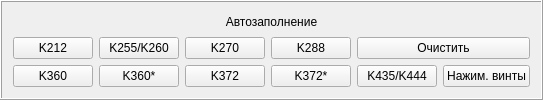
           <widget class="QFrame" name="frame_autofill">
            <property name="frameShape">
             <enum>QFrame::Box</enum>
            </property>
            <property name="frameShadow">
             <enum>QFrame::Raised</enum>
            </property>
            <layout class="QGridLayout" name="gridLayout_2">
             <item row="2" column="3">
              <widget class="QPushButton" name="K372_UPRAIS_btn">
               <property name="toolTip">
                <string>Прошивка с увеличением диаметра гильзы относительно диаметра заготовки</string>
               </property>
               <property name="text">
                <string>K372*</string>
               </property>
              </widget>
             </item>
             <item row="2" column="1">
              <widget class="QPushButton" name="K360_UPRAIS_btn">
               <property name="toolTip">
                <string>Прошивка с увеличением диаметра гильзы относительно диаметра заготовки</string>
               </property>
               <property name="text">
                <string>K360*</string>
               </property>
              </widget>
             </item>
             <item row="2" column="2">
              <widget class="QPushButton" name="K372_btn">
               <property name="text">
                <string>K372</string>
               </property>
              </widget>
             </item>
             <item row="2" column="0">
              <widget class="QPushButton" name="K360_btn">
               <property name="text">
                <string>K360</string>
               </property>
              </widget>
             </item>
             <item row="1" column="1">
              <widget class="QPushButton" name="K255_K260_btn">
               <property name="text">
                <string>K255/K260</string>
               </property>
              </widget>
             </item>
             <item row="1" column="3">
              <widget class="QPushButton" name="K288_btn">
               <property name="text">
                <string>K288</string>
               </property>
              </widget>
             </item>
             <item row="1" column="2">
              <widget class="QPushButton" name="K270_btn">
               <property name="text">
                <string>K270</string>
               </property>
              </widget>
             </item>
             <item row="1" column="0">
              <widget class="QPushButton" name="K212_btn">
               <property name="text">
                <string>K212</string>
               </property>
              </widget>
             </item>
             <item row="0" column="0" colspan="6">
              <widget class="QLabel" name="label_autofill">
               <property name="text">
                <string>Автозаполнение</string>
               </property>
               <property name="alignment">
                <set>Qt::AlignCenter</set>
               </property>
              </widget>
             </item>
             <item row="2" column="5">
              <widget class="QPushButton" name="btn_screws">
               <property name="toolTip">
                <string>Расчет положения нажимных винтов от собственной базы</string>
               </property>
               <property name="text">
                <string>Нажим. винты</string>
               </property>
              </widget>
             </item>
             <item row="2" column="4">
              <widget class="QPushButton" name="K435_K444_btn">
               <property name="text">
                <string>K435/K444</string>
               </property>
              </widget>
             </item>
             <item row="1" column="4" colspan="2">
              <widget class="QPushButton" name="K_clear_btn">
               <property name="minimumSize">
                <size>
                 <width>0</width>
                 <height>0</height>
                </size>
               </property>
               <property name="text">
                <string>Очистить</string>
               </property>
              </widget>
             </item>
            </layout>
           </widget>
